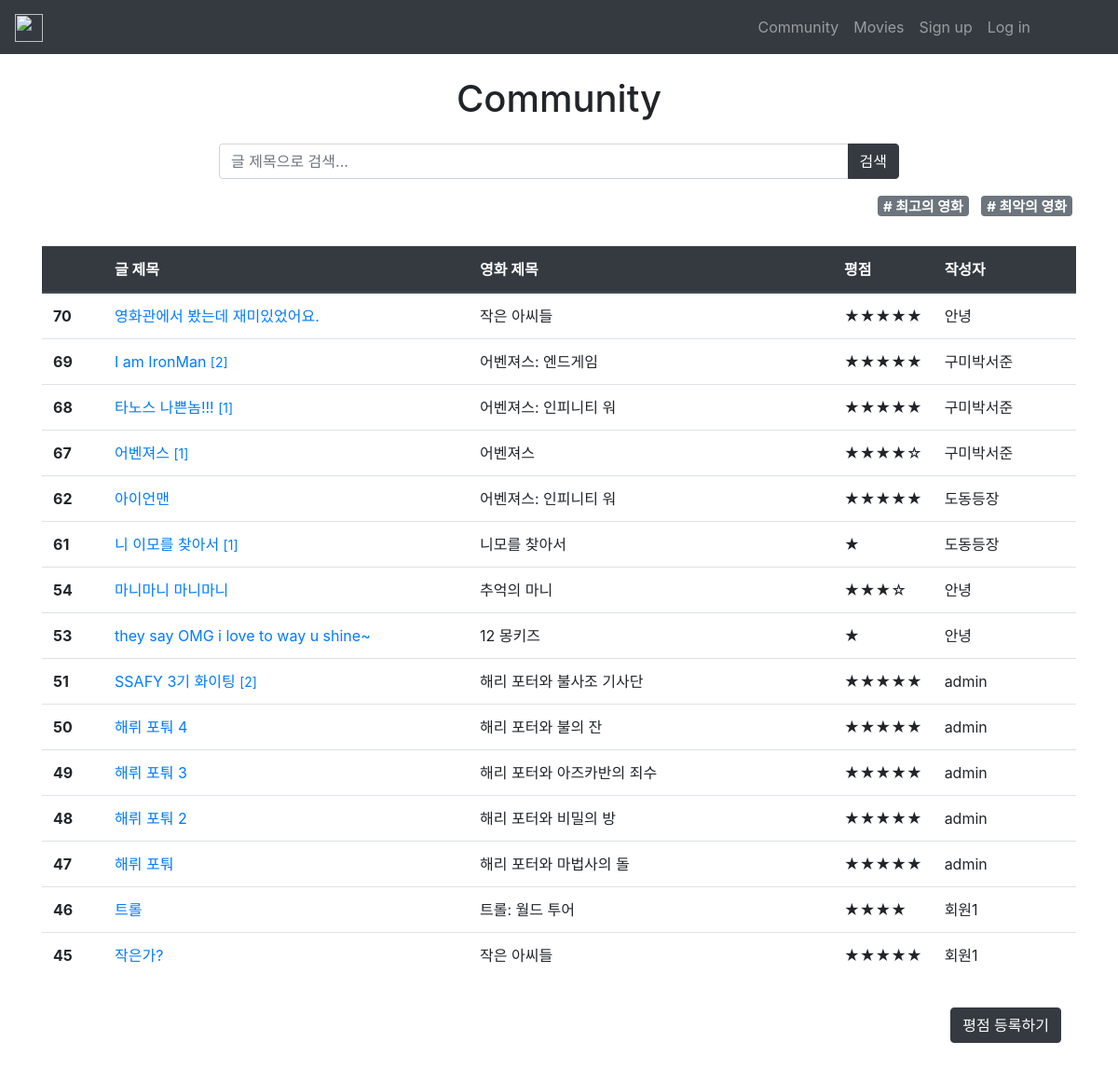
The app's page /articles/ with its own data.
### articles/models.py (models this page shows)
class Article(models.Model):
  movie_title = models.ForeignKey(Movie, on_delete=models.CASCADE)
  rank = models.IntegerField(choices=list(zip(range(0, 11), range(0, 11))))
  title = models.CharField(max_length=100)
  content = models.TextField()
  created_at = models.DateTimeField(auto_now_add=True)
  updated_at = models.DateTimeField(auto_now=True)
  user = models.ForeignKey(settings.AUTH_USER_MODEL, on_delete=models.CASCADE)

### movies/models.py (models this page shows)
class Movie(models.Model):
    title = models.CharField(max_length=200)
    original_title = models.CharField(max_length=200)
    release_date = models.DateField()
    popularity = models.FloatField()
    vote_count = models.IntegerField()
    vote_average = models.FloatField()
    adult = models.BooleanField()
    overview = models.TextField()
    original_language = models.CharField(max_length=20)
    poster_path = models.CharField(max_length=500)
    backdrop_path = models.CharField(max_length=500)
    genres = models.ManyToManyField(Genre)
    def __str__ (self):
      return self.title

### articles/views.py (the view)
# urls.py: path('', views.index, name='index'),
def index(request):
  articles = Article.objects.order_by('-pk')
  check_now = timezone.now()      # 현재 시간 기준으로 6시간 이내에 작성한 글에는 new를 띄우기 위한 timedelta값
  check_delta = timezone.now() - timedelta(hours=6)   # 이 값을 index.html로 넘겨 html단에서 처리한다.
  paginator = Paginator(articles, 15) # 숫자만 변경하면 한 페이지에 들어갈 글 수를 변경할 수 있음
  page_number = request.GET.get('page')
  page_obj = paginator.get_page(page_number)
  context = {
    'articles': articles,
    'page_obj': page_obj,
    'check_delta' : check_delta,
    'check_now' : check_now,
  }
  return render(request, 'articles/index.html', context)

### articles/templates/articles/index.html (shortened to what this page needs)
{% extends 'base.html' %}
{% load bootstrap_pagination %}
{% block content %}
<br>
<h1 class="text-center">
  {% if request.resolver_match.url_name == 'movie_articles' %}
  Community
  <small class="d-block text-center p-1">영화 : {{ movie.title }}</small>
  {% elif request.resolver_match.url_name == 'search' %}
  Community
  <small class="d-block text-center p-1">검색어 : {{ kwd }}</small>
  {% else %}
  Community
  {% endif %}
</h1>
{% if request.resolver_match.url_name == 'index' %}
<div class="row">
  <div class="col-2"></div>
  <div class="my-3 input-group col-8 text-center">
    <input type="text" class="form-control mx-auto my-0" id="search" placeholder="글 제목으로 검색..." style="width: 80%">
    <div class="input-group-append">
      <button type="button" class="btn btn-dark" id="search_btn">검색</button>
    </div>
  </div>
  <div class="col-2"></div>
</div>
{% endif %}
{% if request.resolver_match.url_name == 'index' %}
<div class="text-right my-0">
  <h5><a href="{% url 'articles:best' %}" class="badge badge-secondary mx-1"># 최고의 영화</a>
    <a href="{% url 'articles:worst' %}" class="badge badge-secondary mx-1"># 최악의 영화</a></h5>
</div>
{% endif %}
<br>
<table class="table table-hover">
  <thead class="thead-dark">
    <tr>
      <th style="width: 6%"></th>
      <th style="width: 36%">글 제목</th>
      <th style="width: 36%">영화 제목</th>
      <th style="width: 8%">평점</th>
      <th style="width: 14%">작성자</th>
    </tr>
  </thead>
  <tbody>
    {% for article in page_obj %}
    <tr>
      <th scope="row">{{ article.pk }}</th>
      <td>
        {% if request.resolver_match.url_name == 'index' %}
          {% if check_delta < article.created_at and article.comment_set.exists %}
          <a href="{% url 'articles:detail' article.pk %}">{{ article.title }} <small>[{{ article.comment_set.count }}]</a> <span class="badge badge-secondary">New</span></small>
          {% elif check_delta < article.created_at %}
          <a href="{% url 'articles:detail' article.pk %}">{{ article.title }}</a> <small><span class="badge badge-secondary">New</span></small>
          {% elif article.comment_set.exists %}
          <a href="{% url 'articles:detail' article.pk %}">{{ article.title }} <small>[{{ article.comment_set.count }}] </a>
          {% else %}
          <a href="{% url 'articles:detail' article.pk %}">{{ article.title }}</a>
          {% endif %}
        {% endif %}
      </td>
      <td> {{ article.movie_title }}</td>
      <td>
        {% if article.rank == 1 %}
        ☆
        {% elif article.rank == 2 %}
        ★
        {% elif article.rank == 3 %}
        ★☆
        {% elif article.rank == 4 %}
        ★★
        {% elif article.rank == 5 %}
        ★★☆
        {% elif article.rank == 6 %}
        ★★★
        {% elif article.rank == 7 %}
        ★★★☆
        {% elif article.rank == 8 %}
        ★★★★
        {% elif article.rank == 9 %}
        ★★★★☆
        {% elif article.rank == 10 %}
        ★★★★★
        {% else %}
        -
        {% endif %}
      </td>
      <td>{{ article.user.username }}</td>
    </tr>
    {% endfor %}
  </tbody>
</table>
<div class="text-right p-3">
  {% if request.resolver_match.url_name == 'index' %}
  <a href="{% url 'articles:create' %}" class="btn btn-dark">평점 등록하기</a>
  {% elif request.resolver_match.url_name == 'search' or request.resolver_match.url_name == 'best' or request.resolver_match.url_name == 'worst' %}
  <a href="{% url 'articles:index' %}" class="btn btn-dark">뒤로가기</a>
  <a href="{% url 'articles:create' %}" class="btn btn-dark">평점 등록하기</a>
  {% else %}
  <a href="{% url 'movies:index' %}" class="btn btn-dark">뒤로가기</a>
  <a href="{% url 'movies:movie_articles_create' movie.pk %}" class="btn btn-dark">평점 등록하기</a>
  {% endif %}
</div>
{% endblock %}

### templates/base.html (shortened to what this page needs)
<!DOCTYPE html>
{% load bootstrap4 %}
<html lang="ko">
<head>
  {% bootstrap_css %}
</head>
<body>
  <nav class="navbar navbar-expand-lg sticky-top navbar-dark bg-dark">
    <a class="navbar-brand" href="{% url 'main:index' %}">
      <img src="https://image.flaticon.com/icons/svg/3068/3068885.svg" width="30" height="30" alt="" loading="lazy">
    </a>
    <div class="collapse navbar-collapse" style="padding-right:70px;" id="navbarNav">
      <ul class="navbar-nav ml-auto">
        {% if user.is_authenticated %}
        <li class="nav-item">
          <a class="nav-link" href="{% url 'articles:index' %}">Community</a>
        </li>
        <li class="nav-item">
          <a class="nav-link" href="{% url 'movies:index' %}">Movies</a>
        </li>
        <li class="nav-item dropdown">
          <a class="nav-link dropdown-toggle" href="#" id="navbarDropdown" role="button" data-toggle="dropdown" aria-haspopup="true" aria-expanded="false">
            {{ user.username }}
          </a>
          <div class="dropdown-menu" aria-labelledby="navbarDropdown">
            <a class="dropdown-item" href="{% url 'accounts:myinfo' %}">내 정보</a>
            <a class="dropdown-item" href="{% url 'movies:recommend' %}">For U</a>
            {% if user.username == 'admin' %}
            <a class="dropdown-item" href="http://localhost:8080/admin/">관리자</a>
            {% endif %}
            <div class="dropdown-divider"></div>
            <a class="dropdown-item" href="{% url 'accounts:logout' %}">Log out</a>
          </div>
        </li>
        {% else %}
        <li class="nav-item">
          <a class="nav-link" href="{% url 'articles:index' %}">Community</a>
        </li>
        <li class="nav-item">
          <a class="nav-link" href="{% url 'movies:index' %}">Movies</a>
        </li>
        <li class="nav-item">
          <a class="nav-link" href="{% url 'accounts:signup' %}">Sign up</a>
        </li>
        <li class="nav-item">
          <a class="nav-link" href="{% url 'accounts:login' %}">Log in</a>
        </li>
        {% endif %}
      </ul>
    </div>
  </nav>
  <div class="container">
    {% block content %}
    {% endblock %}
  </div>
</body>
</html>

### records on screen
Article: pk "70", title "영화관에서 봤는데 재미있었어요.", movie_title "작은 아씨들", user.username "안녕"
Article: pk "69", title "I am IronMan", comment_set.count "2", movie_title "어벤져스: 엔드게임", user.username "구미박서준"
Article: pk "68", title "타노스 나쁜놈!!!", comment_set.count "1", movie_title "어벤져스: 인피니티 워", user.username "구미박서준"
Article: pk "67", title "어벤져스", comment_set.count "1", movie_title "어벤져스", user.username "구미박서준"
Article: pk "62", title "아이언맨", movie_title "어벤져스: 인피니티 워", user.username "도동등장"
Article: pk "61", title "니 이모를 찾아서", comment_set.count "1", movie_title "니모를 찾아서", user.username "도동등장"
Article: pk "54", title "마니마니 마니마니", movie_title "추억의 마니", user.username "안녕"
Article: pk "53", title "they say OMG i love to way u shine~", movie_title "12 몽키즈", user.username "안녕"
Article: pk "51", title "SSAFY 3기 화이팅", comment_set.count "2", movie_title "해리 포터와 불사조 기사단", user.username "admin"
Article: pk "50", title "해뤼 포퉈 4", movie_title "해리 포터와 불의 잔", user.username "admin"
Article: pk "49", title "해뤼 포퉈 3", movie_title "해리 포터와 아즈카반의 죄수", user.username "admin"
Article: pk "48", title "해뤼 포퉈 2", movie_title "해리 포터와 비밀의 방", user.username "admin"
Article: pk "47", title "해뤼 포퉈", movie_title "해리 포터와 마법사의 돌", user.username "admin"
Article: pk "46", title "트롤", movie_title "트롤: 월드 투어", user.username "회원1"
Article: pk "45", title "작은가?", movie_title "작은 아씨들", user.username "회원1"
